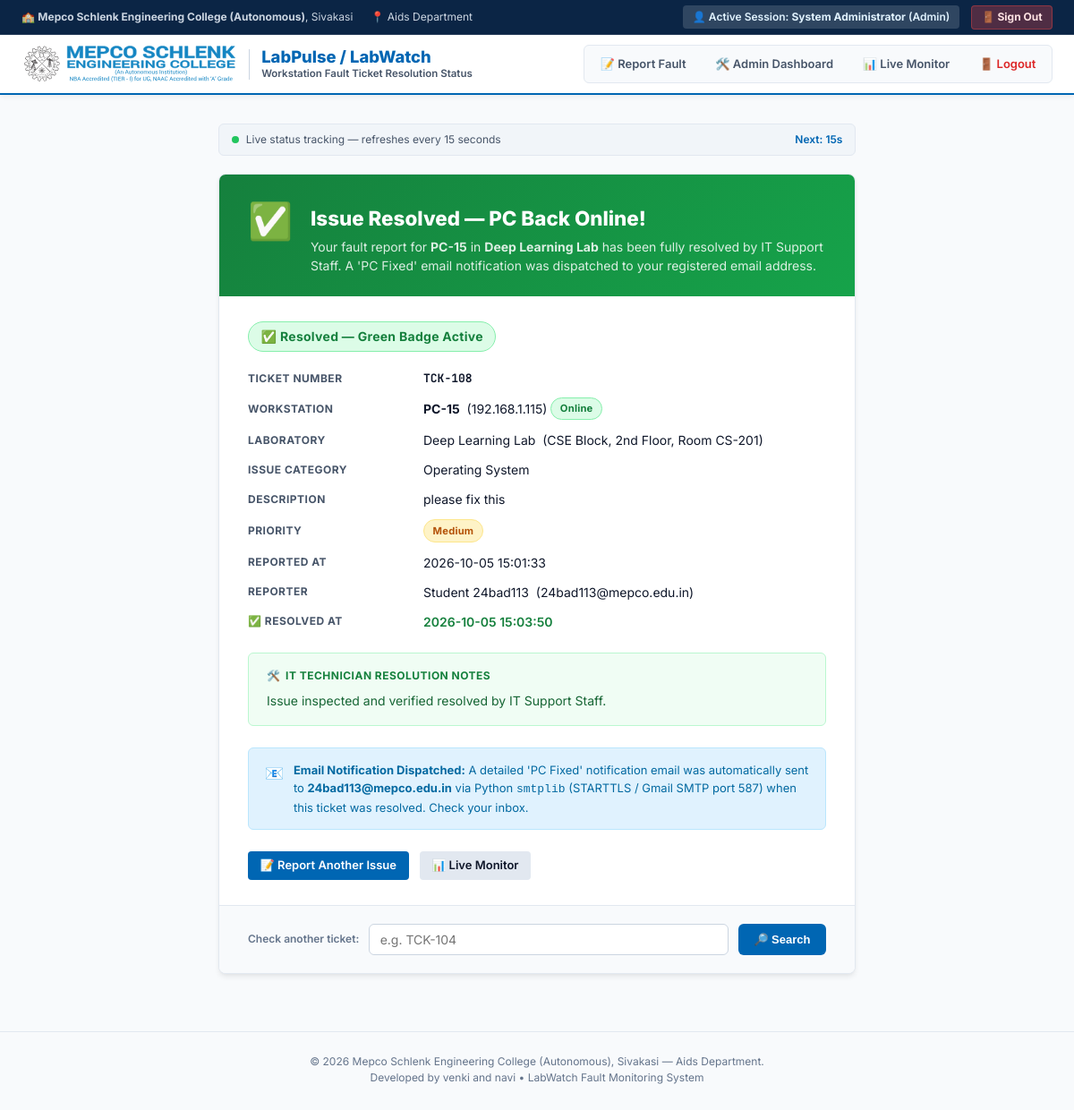
The page /status/TCK-108 (signed in) on the database its author committed.
### tables this page shows
CREATE TABLE COMPUTERS (
    id INTEGER PRIMARY KEY AUTOINCREMENT,
    lab_id INTEGER NOT NULL,
    pc_number TEXT NOT NULL,                   -- e.g., 'PC-01', 'PC-30'
    ip_address TEXT UNIQUE NOT NULL,           -- e.g., '192.168.1.130'
    mac_address TEXT UNIQUE NOT NULL,          -- e.g., '00:1A:2B:3C:4D:1E'
    status TEXT NOT NULL DEFAULT 'Online',     -- 'Online', 'Offline', 'Faulty', 'Maintenance'
    specs TEXT,                                -- Hardware specs e.g. 'Core i5-12400, 16GB RAM, 512GB SSD'
    last_heartbeat TIMESTAMP,                  -- Last UDP/ICMP heartbeat received by monitor
    created_at TIMESTAMP DEFAULT CURRENT_TIMESTAMP,
    FOREIGN KEY (lab_id) REFERENCES LABS (id) ON DELETE CASCADE,
    UNIQUE (lab_id, pc_number)
);

CREATE TABLE LABS (
    id INTEGER PRIMARY KEY AUTOINCREMENT,
    lab_name TEXT UNIQUE NOT NULL,             -- e.g., 'Lab A - Network Lab', 'Lab B - Systems Lab'
    department TEXT NOT NULL,                  -- e.g., 'Computer Science & Engineering'
    location TEXT NOT NULL,                    -- e.g., 'Building 2, 3rd Floor, Room 301'
    total_pcs INTEGER NOT NULL DEFAULT 0,      -- Number of configured workstations
    created_at TIMESTAMP DEFAULT CURRENT_TIMESTAMP
);

CREATE TABLE TICKETS (
    id INTEGER PRIMARY KEY AUTOINCREMENT,      -- Unique Ticket ID (e.g. 101, 102)
    ticket_number TEXT UNIQUE NOT NULL,        -- Human-readable format (e.g., 'TCK-101')
    user_id INTEGER NOT NULL,                  -- Reporter ID
    lab_id INTEGER NOT NULL,                   -- Lab where fault occurred
    computer_id INTEGER NOT NULL,              -- Target computer ID
    issue_category TEXT NOT NULL CHECK(
        issue_category IN (
            'Network Connectivity',
            'Operating System',
            'Hardware Fault',
            'Peripheral / Display',
            'Software Crash',
            'Power Issue',
            'Other'
        )
    ),
    description TEXT NOT NULL,                 -- Detailed fault description from user
    status TEXT NOT NULL DEFAULT 'Pending' CHECK(
        status IN ('Pending', 'In Progress', 'Resolved', 'Closed')
    ),
    priority TEXT NOT NULL DEFAULT 'Medium' CHECK(
        priority IN ('Low', 'Medium', 'High', 'Critical')
    ),
    reported_at TIMESTAMP DEFAULT CURRENT_TIMESTAMP,
    resolved_at TIMESTAMP,                     -- Timestamp when technician resolves ticket
    technician_id INTEGER,                     -- Technician who resolved the ticket
    resolution_notes TEXT,                     -- Notes recorded upon resolution
    FOREIGN KEY (user_id) REFERENCES USERS (id) ON DELETE RESTRICT,
    FOREIGN KEY (lab_id) REFERENCES LABS (id) ON DELETE RESTRICT,
    FOREIGN KEY (computer_id) REFERENCES COMPUTERS (id) ON DELETE RESTRICT,
    FOREIGN KEY (technician_id) REFERENCES USERS (id) ON DELETE SET NULL
);

CREATE TABLE USERS (
    id INTEGER PRIMARY KEY AUTOINCREMENT,
    username TEXT UNIQUE NOT NULL,             -- e.g., 'student1', 'tech_john', 'admin'
    password_hash TEXT NOT NULL,               -- Hashed password for authentication
    full_name TEXT NOT NULL,                   -- e.g., 'Alice Smith'
    email TEXT UNIQUE NOT NULL,                -- For SMTP ticket notifications
    role TEXT NOT NULL CHECK(role IN ('student', 'staff', 'technician', 'admin')),
    created_at TIMESTAMP DEFAULT CURRENT_TIMESTAMP
);

### python_server.py (the view)
@app.route("/status/<ticket_number>", methods=["GET"])
@login_required(roles=["student", "staff", "technician", "admin"])
def reporter_ticket_status(ticket_number: str):
    ticket_number = ticket_number.upper().strip()
    conn = get_db_connection()
    try:
        cursor = conn.cursor()
        cursor.execute("""
            SELECT t.id, t.ticket_number, t.issue_category, t.description,
                   t.status, t.priority, t.reported_at, t.resolved_at,
                   t.resolution_notes,
                   u.full_name AS reporter_name, u.email AS reporter_email,
                   c.pc_number, c.ip_address, c.mac_address, c.status AS pc_status,
                   l.lab_name, l.location AS lab_location
            FROM TICKETS t
            JOIN USERS u ON t.user_id = u.id
            JOIN LABS l ON t.lab_id = l.id
            JOIN COMPUTERS c ON t.computer_id = c.id
            WHERE UPPER(t.ticket_number) = ?
        """, (ticket_number,))
        ticket = cursor.fetchone()
        if not ticket:
            return render_template("status.html",
                                   ticket=None,
                                   ticket_number=ticket_number,
                                   error=f"Ticket '{ticket_number}' not found in the system.",
                                   logged_user=session.get("user"))
        return render_template("status.html",
                               ticket=dict(ticket),
                               ticket_number=ticket_number,
                               error=None,
                               logged_user=session.get("user"))
    finally:
        conn.close()

### python_server.py (called while the page is built)
def get_db_connection():
    conn = sqlite3.connect(DB_PATH, timeout=10.0)
    conn.row_factory = sqlite3.Row
    conn.execute("PRAGMA journal_mode = WAL;")
    conn.execute("PRAGMA synchronous = NORMAL;")
    conn.execute("PRAGMA foreign_keys = ON;")
    return conn

def login_required(roles=None):
    def decorator(f):
        @wraps(f)
        def decorated_function(*args, **kwargs):
            user = session.get("user")
            if not user:
                portal = "admin" if roles and all(r in ("admin", "technician") for r in roles) else "student"
                return redirect(url_for("login_page", portal=portal, error="Authentication required. Please sign in first."))
            if roles and user.get("role") not in roles:
                if user.get("role") in ("student", "staff"):
                    return redirect(url_for("user_issue_reporting", error="Access Denied: IT Staff administrative privileges required."))
                return redirect(url_for("login_page", error="Access Denied: Insufficient authorization."))
            return f(*args, **kwargs)
        return decorated_function
    return decorator

### templates/status.html (shortened to what this page needs)
<!DOCTYPE html>
<html lang="en">
<head>
</head>
<body>
  <div class="mepco-top-bar">
    <div class="top-bar-inner">
      <div class="top-bar-contact">
        <span>🏫 <strong>Mepco Schlenk Engineering College (Autonomous)</strong>, Sivakasi</span>
        <span>📍 Aids Department</span>
      </div>
      <div class="top-bar-accreditation" style="display:flex; align-items:center; gap:0.85rem;">
        <span style="background:rgba(255,255,255,.15); padding:0.25rem 0.65rem; border-radius:4px; color:#e0f2fe; font-size:0.75rem;">
          👤 Active Session: <strong>{{ logged_user['full_name'] if logged_user else 'User' }}</strong> ({{ (logged_user['role'] if logged_user else 'User')|title }})
        </span>
        <a href="/logout" style="color:#fee2e2; text-decoration:none; font-weight:700; font-size:0.75rem; background:rgba(239,68,68,.3); padding:0.22rem 0.65rem; border-radius:4px; border:1px solid rgba(239,68,68,.4); display:inline-flex; align-items:center; gap:0.3rem;">
          🚪 Sign Out
        </a>
      </div>
    </div>
  </div>
  <header class="mepco-main-header">
    <div class="main-header-inner">
      <a href="/report" class="mepco-brand-lockup">
        <img src="/static/mepco_logo.svg" alt="Mepco Schlenk Engineering College" class="mepco-logo-img">
        <div>
          <div class="labwatch-title">LabPulse / LabWatch</div>
          <div class="labwatch-dept">Workstation Fault Ticket Resolution Status</div>
        </div>
      </a>
      <nav class="campus-nav-tabs">
        <a href="/report" class="nav-tab-link">📝 Report Fault</a>
        {% if logged_user and logged_user['role'] in ['admin', 'technician'] %}
        <a href="/admin" class="nav-tab-link">🛠️ Admin Dashboard</a>
        <a href="/monitor" class="nav-tab-link">📊 Live Monitor</a>
        {% endif %}
        <a href="/logout" class="nav-tab-link" style="color:#dc2626;">🚪 Logout</a>
      </nav>
    </div>
  </header>
  <main class="page-container">
    {% if error %}
    <div class="not-found-card">
      <div class="status-header-error">
        <div class="status-icon">🔍</div>
        <div class="status-header-text">
          <h1>Ticket Not Found</h1>
          <p>No record of "{{ ticket_number }}" in the LabPulse database.</p>
        </div>
      </div>
      <div class="status-card-body">
        <p style="color: var(--text-secondary); margin-bottom: 1.25rem;">
          {{ error }} Please double-check the ticket number (e.g., <code class="mono">TCK-104</code>)
          from your submission confirmation or re-submit a fault report.
        </p>
        <div class="action-links">
          <a href="/report" class="btn-action btn-primary">📝 Submit New Report</a>
          <a href="/"       class="btn-action btn-secondary">📊 Live Monitor</a>
        </div>
      </div>
      <div class="search-form">
        <span style="font-size:0.75rem; color: var(--text-muted); font-weight:600;">Check another ticket:</span>
        <form action="" method="GET" onsubmit="goToTicket(event)" style="display:flex;gap:.65rem;flex:1;">
          <input class="search-input" id="search-ticket-id" type="text"
                 placeholder="e.g. TCK-104" maxlength="12" autocomplete="off">
          <button type="submit" class="btn-search">🔎 Search</button>
        </form>
      </div>
    </div>
    {% else %}
    <div class="auto-refresh-strip" id="refresh-strip">
      <span><span class="refresh-dot"></span> Live status tracking — refreshes every 15 seconds</span>
      <span id="refresh-countdown" style="font-weight:600; color: var(--mepco-blue);">Next: 15s</span>
    </div>
    <div class="status-card">
      {% if ticket.status == 'Resolved' or ticket.status == 'Closed' %}
      <div class="status-header-resolved">
        <div class="status-icon">✅</div>
        <div class="status-header-text">
          <h1>Issue Resolved — PC Back Online!</h1>
          <p>
            Your fault report for <strong>{{ ticket.pc_number }}</strong> in
            <strong>{{ ticket.lab_name }}</strong> has been fully resolved by IT Support Staff.
            A 'PC Fixed' email notification was dispatched to your registered email address.
          </p>
        </div>
      </div>
      {% endif %}
      <div class="status-card-body">
        <div style="margin-bottom: 1.25rem;">
          {% if ticket.status == 'Resolved' or ticket.status == 'Closed' %}
          <span class="badge badge-resolved" style="font-size:0.875rem; padding: 0.35rem 0.85rem;">
            ✅ {{ ticket.status }} — Green Badge Active
          </span>
          {% elif ticket.status == 'In Progress' %}
          <span class="badge badge-progress" style="font-size:0.875rem; padding: 0.35rem 0.85rem;">
            🔧 {{ ticket.status }}
          </span>
          {% else %}
          <span class="badge badge-pending" style="font-size:0.875rem; padding: 0.35rem 0.85rem;">
            ⏳ {{ ticket.status }}
          </span>
          {% endif %}
        </div>
        <div class="field-grid">
          <div class="field-label">Ticket Number</div>
          <div class="field-value"><span class="mono">{{ ticket.ticket_number }}</span></div>
          <div class="field-label">Workstation</div>
          <div class="field-value">
            <strong>{{ ticket.pc_number }}</strong>&nbsp;
            ({{ ticket.ip_address }})&nbsp;
            {% if ticket.pc_status == 'Online' %}
            <span class="badge badge-online">Online</span>
            {% else %}
            <span class="badge badge-offline">{{ ticket.pc_status }}</span>
            {% endif %}
          </div>
          <div class="field-label">Laboratory</div>
          <div class="field-value">{{ ticket.lab_name }} &nbsp;({{ ticket.lab_location }})</div>
          <div class="field-label">Issue Category</div>
          <div class="field-value">{{ ticket.issue_category }}</div>
          <div class="field-label">Description</div>
          <div class="field-value" style="flex-direction:column; align-items:flex-start;">
            <span>{{ ticket.description }}</span>
          </div>
          <div class="field-label">Priority</div>
          <div class="field-value">
            {% if ticket.priority == 'Critical' %}
            <span class="badge badge-critical">Critical</span>
            {% else %}
            <span class="badge badge-pending">{{ ticket.priority }}</span>
            {% endif %}
          </div>
          <div class="field-label">Reported At</div>
          <div class="field-value">{{ ticket.reported_at }}</div>
          <div class="field-label">Reporter</div>
          <div class="field-value">{{ ticket.reporter_name }} &nbsp;({{ ticket.reporter_email }})</div>
          {% if ticket.resolved_at %}
          <div class="field-label">✅ Resolved At</div>
          <div class="field-value" style="color:#15803d; font-weight:600;">
            {{ ticket.resolved_at }}
          </div>
          {% endif %}
        </div>
        {% if ticket.status == 'Resolved' or ticket.status == 'Closed' %}
        {% if ticket.resolution_notes %}
        <div class="resolution-box">
          <div class="resolution-box-title">
            <span>🛠️</span> IT Technician Resolution Notes
          </div>
          <div class="resolution-box-notes">{{ ticket.resolution_notes }}</div>
        </div>
        {% endif %}
        <div class="email-notice">
          <span style="font-size:1.1rem;">📧</span>
          <div>
            <strong>Email Notification Dispatched:</strong> A detailed 'PC Fixed' notification email
            was automatically sent to <strong>{{ ticket.reporter_email }}</strong> via Python
            <code>smtplib</code> (STARTTLS / Gmail SMTP port 587) when this ticket was resolved.
            Check your inbox.
          </div>
        </div>
        <div class="action-links">
          <a href="/report" class="btn-action btn-primary">📝 Report Another Issue</a>
          <a href="/" class="btn-action btn-secondary">📊 Live Monitor</a>
        </div>
        {% endif %}
      </div>
      <div class="search-form">
        <span style="font-size:0.75rem; color: var(--text-muted); font-weight:600;">Check another ticket:</span>
        <form action="" method="GET" onsubmit="goToTicket(event)" style="display:flex;gap:.65rem;flex:1;">
          <input class="search-input" id="search-ticket-id" type="text"
                 placeholder="e.g. TCK-104" maxlength="12" autocomplete="off">
          <button type="submit" class="btn-search">🔎 Search</button>
        </form>
      </div>
    </div>
    {% endif %}
  </main>
  <footer class="page-footer">
    <p>
      &copy; 2026 Mepco Schlenk Engineering College (Autonomous), Sivakasi &mdash; Aids Department.<br>
      Developed by venki and navi &bull; LabWatch Fault Monitoring System
    </p>
  </footer>
</body>
</html>

### rows shown on the page
COMPUTERS: pc_number "PC-15", ip_address "192.168.1.115"
LABS: lab_name "Deep Learning Lab", lab_location "CSE Block, 2nd Floor, Room CS-201"
TICKETS: status "Resolved", ticket_number "TCK-108", issue_category "Operating System", description "please fix this", priority "Medium", reported_at "2026-10-05 15:01:33", resolved_at "2026-10-05 15:03:50", resolution_notes "Issue inspected and verified resolved by IT Support Staff."
USERS: reporter_name "Student 24bad113", reporter_email "24bad113@mepco.edu.in"

### other values the page prints
{{ logged_user['full_name'] if logged_user else 'User' }} "System Administrator"
{{ (logged_user['role'] if logged_user else 'User')|title }} "Admin"
